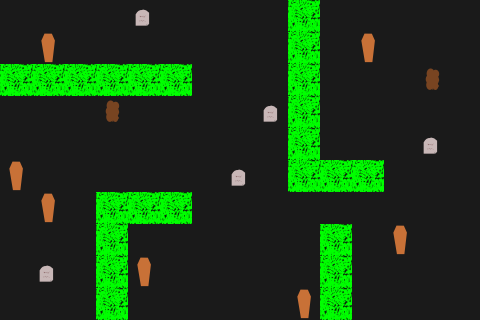

This is a level from a 2D game, rendered from its Tiled map with the project's own tilesets. A one-line summary and the map file follow, with tile-layer data summarised:
An orthogonal 15x10 tile map with 32x32 px tiles, 1 tile layer (Tile Layer 1).

<map version="1.0" orientation="orthogonal" width="15" height="10" tilewidth="32" tileheight="32">
 <tileset firstgid="1" source="gfx/WAV/WAVTileset.tsx" />
 <layer name="Tile Layer 1" width="15" height="10">
  <data>[150 cells, 150 non-empty, 5 distinct tile ids]</data>
 </layer>
</map>